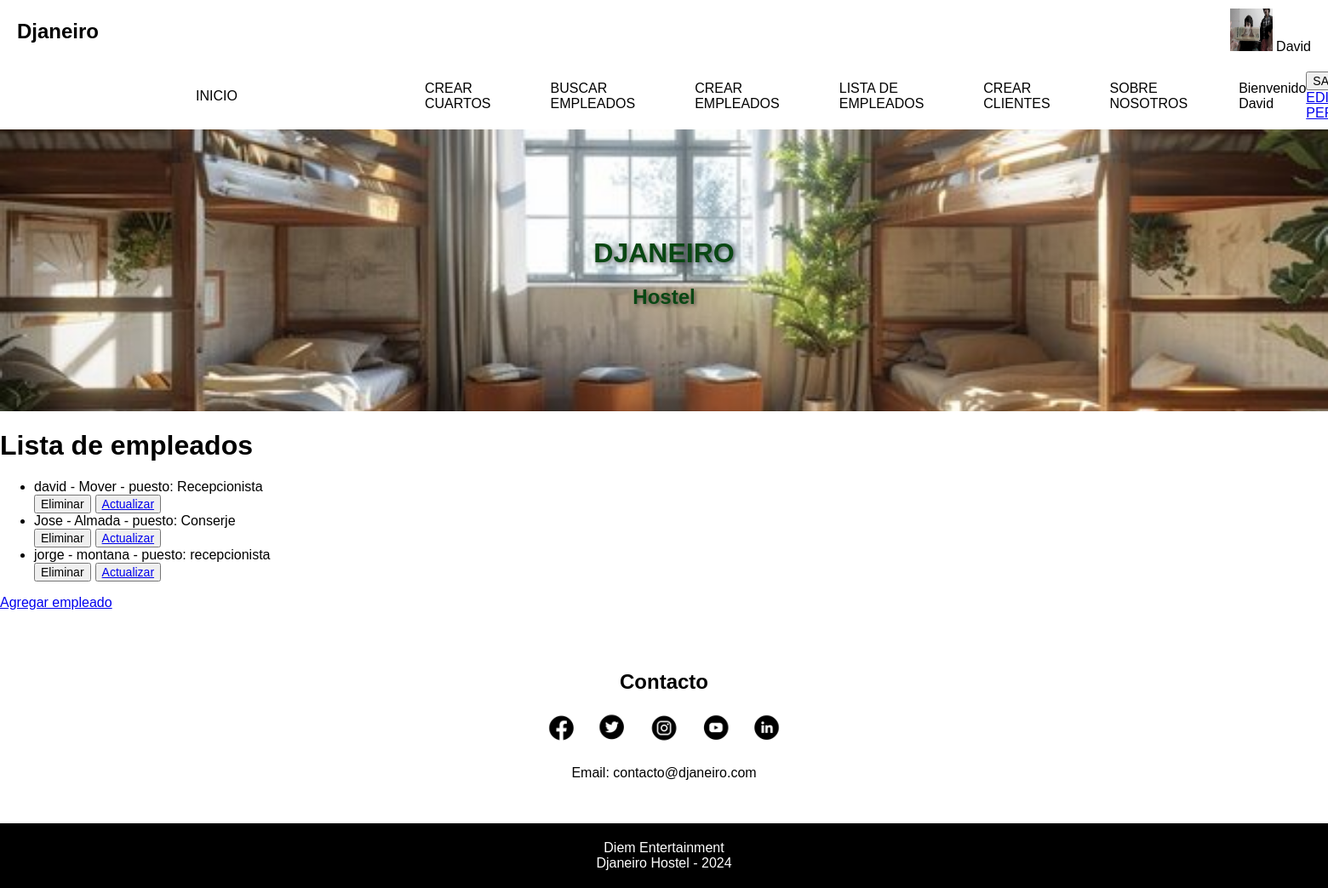
The app's page /appHostel/listaEmpleados/ (signed in), older data.
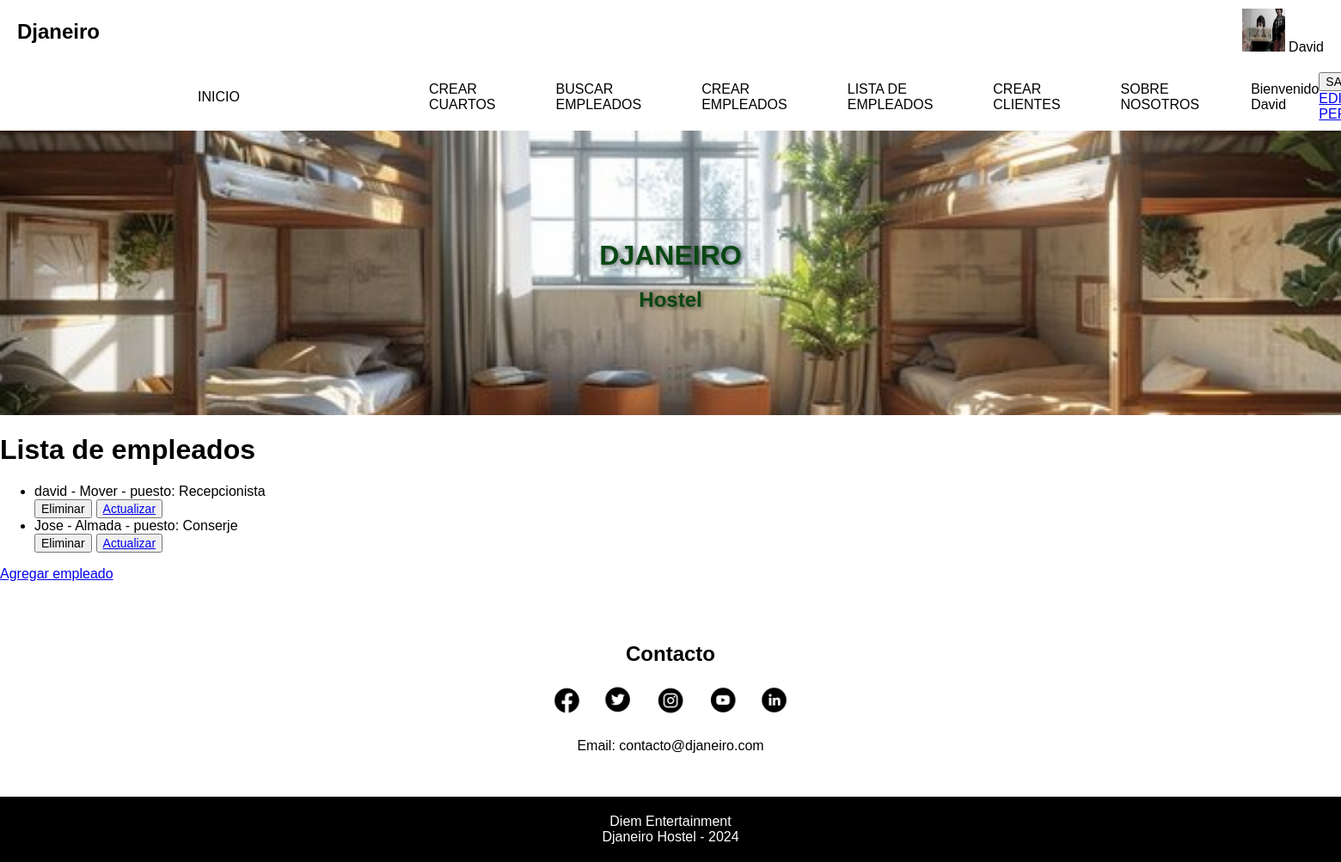
The same page, newer data.
### appHostel/models.py (models this page shows)
class Avatar(models.Model):
    user = models.OneToOneField(User, on_delete=models.CASCADE)
    imagen = models.ImageField(upload_to='avatares',blank=True, null=True)

class Empleado(models.Model):
    nombre = models.CharField(max_length=20)
    apellido = models.CharField(max_length=20)
    puesto = models.CharField(max_length=50)
    def __str__(self):
        return f"{self.nombre} - {self.apellido} - puesto: {self.puesto} "

### appHostel/views.py (the view)
# urls.py: path("listaEmpleados/", lista_empleados,name="listaEmpleados"),
@staff_member_required(login_url='/appHostel/Login')
def lista_empleados(req):
    mis_empleados = Empleado.objects.all()
    return render(req,"listaEmpleados.html",{"empleados": mis_empleados})

### appHostel/templates/listaEmpleados.html
{% extends 'padre.html' %}
{% block parteQueCambia %}
    <h1>Lista de empleados</h1>
    <ul>
     {% for empleado in empleados  %}
        <li>
        {{empleado}}
        </li>
        <div style="display: flex; column-gap: 5px;">
        <form action="{% url 'eliminarEmpleado' empleado.id  %}" method="post"> {% csrf_token %}
            <button type="submit">Eliminar</button>
        </form>
        <button>
            <a href="{% url 'EditaEmpleado' empleado.id %}">Actualizar</a>
        </button>
        </div>
     {% endfor %}
    </ul>
    <a href="{% url 'empleadoFormulario' %}">Agregar empleado</a>
{% endblock parteQueCambia %}

### appHostel/templates/padre.html (shortened to what this page needs)
<!DOCTYPE html>
<html lang="es">
<head>
    {% load static %}
    <link rel="stylesheet" href="{% static 'css/styles.css' %}">
    <link href="{% static 'css/mis_estilos.css' %}" rel="stylesheet" />
</head>
<body>
    <header >
        <div class="logo">Djaneiro</div>
        {% if user.is_authenticated %}
            <div>
                {% if user.avatar %}
                    <img src="{{ user.avatar.imagen.url }}" alt="Avatar" style="width: 50px; height: 50px;">
                {% else %}
                    <img src="{% static 'default-avatar.png' %}" alt="Avatar" style="width: 50px; height: 50px;">
                {% endif %}
                <span>{{ user.username }}</span>
            </div>
        {% endif %}
    </header>
    {% include 'navbar.html' %}
    <main >
        <section  class="hero">
            <h1>DJANEIRO</h1>
            <h2> Hostel</h2>
        </section>
        {% block parteQueCambia %}
        {% endblock parteQueCambia %}
        <section id="contacto" class="contact">
            <h2>Contacto</h2>
            <div class="social-links">
                <a href="" target="_blank"><img src="{% static 'assets/logos/face.png' %}" alt="Facebook"></a>
                <a href="" target="_blank"><img src="{% static 'assets/logos/tw.png' %}" alt="Twitter"></a>
                <a href="" target="_blank"><img src="{% static 'assets/logos/insta.png' %}" alt="Instagram"></a>
                <a href="" target="_blank"><img src="{% static 'assets/logos/yt.png' %}" alt="YouTube"></a>
                <a href="" target="_blank"><img src="{% static 'assets/logos/in.png' %}" alt="linkedin"></a>
            </div>
            <p>Email: contacto@djaneiro.com</p>
        </section>
    </main>
    <footer>
        <div class="footer-content">
            <p>Diem Entertainment</p>
            <p>Djaneiro Hostel - 2024</p>
        </div>
    </footer>
</body>
</html>

### appHostel/templates/navbar.html (shortened to what this page needs)
<nav class="navbar navbar-light bg-light static-top">
    <div class="container">
        <a class="home_boton" href="{% url 'inicio' %}">INICIO</a>
        <a class="nav_boton" href="{% url 'cuartoFormulario' %}">CREAR CUARTOS</a>
        <a class="nav_boton" href="{% url 'buscarPuesto' %}">BUSCAR EMPLEADOS</a>
        <a class="nav_boton" href="{% url 'empleadoFormulario' %}">CREAR EMPLEADOS</a>
        <a class="nav_boton" href="{% url 'listaEmpleados' %}">LISTA DE EMPLEADOS</a>
        <a class="nav_boton" href="{% url 'clienteFormulario' %}">CREAR CLIENTES</a>
        <a class="nav_boton" href="{% url 'about' %}">SOBRE NOSOTROS</a>
        {% if user.is_authenticated %}
                <p>Bienvenido {{user.username}}</p>
                <form action="{% url 'logout' %}" method="post"> {% csrf_token %}
                    <button type="submit">SALIR</button>
                    <a  href="{% url 'editarPerfil' %}">EDITAR PERFIL</a>
                </form>
        {% endif %}
    </div>
</nav>

### appHostel/static/css/styles.css (style rules this page uses)
html { scroll-behavior: smooth; }
body { font-family: Arial, sans-serif; margin: 0; padding: 0; box-sizing: border-box; }
header { display: flex; justify-content: space-between; align-items: center; padding: 10px 20px; background: #fff; }
.logo { font-size: 24px; font-weight: bold; }
nav { position: relative; }
.hero { text-align: center; color: #094713; text-shadow: 2px 2px 4px rgba(0, 0, 0, 0.5); background: url("../assets/imag/imageninicio.jpg") no-repeat center center; background-size: cover; padding: 100px 20px; position: relative; }
.hero h1 { font-size: 2em; margin-bottom: 10px; }
.bios, .entradas, .music, .video, .contact, .gallery { padding: 50px 20px; text-align: center; }
.contact .social-links { display: flex; justify-content: center; gap: 20px; margin: 20px 0; }
.contact .social-links a img { width: 40px; height: 40px; transition: transform 0.3s; }
footer { padding: 20px; background: #000; color: #fff; text-align: center; }

### appHostel/static/css/mis_estilos.css (style rules this page uses)
.home_boton { padding-right: 200px; margin-left: 100px; font-size: 18px; }
.nav_boton { justify-content: center; padding-right: 50px; margin: -10px; font-size: 12px; }
.navbar .container { display: flex; justify-content: space-between; align-items: center; }
.nav_boton, .home_boton { margin: 0 10px; font-size: 16px; color: #000; text-decoration: none; }
.navbar { padding: 10px 0; }
p { margin: 0; font-size: 16px; }
button { font-size: 14px; }

Row changes from the older to the newer data that the page shows:
removed Empleado: nombre+apellido+puesto "jorge - montana - puesto: recepcionista"
